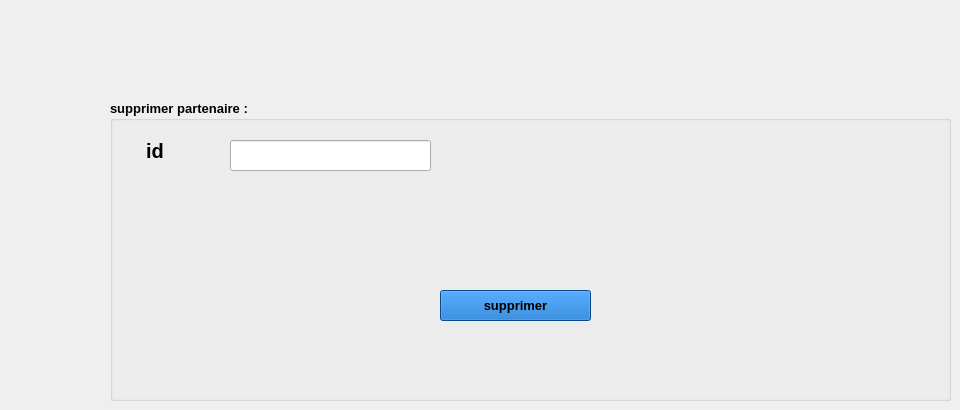
       <widget class="QWidget" name="tab_9">
        <attribute name="title">
         <string>Supprimer</string>
        </attribute>
        <widget class="QGroupBox" name="groupBox_3">
         <property name="geometry">
          <rect>
           <x>110</x>
           <y>100</y>
           <width>841</width>
           <height>301</height>
          </rect>
         </property>
         <property name="font">
          <font>
           <pointsize>10</pointsize>
           <weight>75</weight>
           <bold>true</bold>
          </font>
         </property>
         <property name="title">
          <string>supprimer partenaire :</string>
         </property>
         <widget class="QLabel" name="label_42">
          <property name="geometry">
           <rect>
            <x>36</x>
            <y>40</y>
            <width>51</width>
            <height>21</height>
           </rect>
          </property>
          <property name="font">
           <font>
            <pointsize>15</pointsize>
            <weight>75</weight>
            <bold>true</bold>
           </font>
          </property>
          <property name="text">
           <string>id</string>
          </property>
         </widget>
         <widget class="QLineEdit" name="lineEdit_sup_id">
          <property name="geometry">
           <rect>
            <x>120</x>
            <y>40</y>
            <width>201</width>
            <height>31</height>
           </rect>
          </property>
         </widget>
         <widget class="QPushButton" name="pushButton_supp">
          <property name="geometry">
           <rect>
            <x>330</x>
            <y>190</y>
            <width>151</width>
            <height>31</height>
           </rect>
          </property>
          <property name="styleSheet">
           <string notr="true">   background-color: #0867c5;</string>
          </property>
          <property name="text">
           <string>supprimer</string>
          </property>
         </widget>
        </widget>
       </widget>
